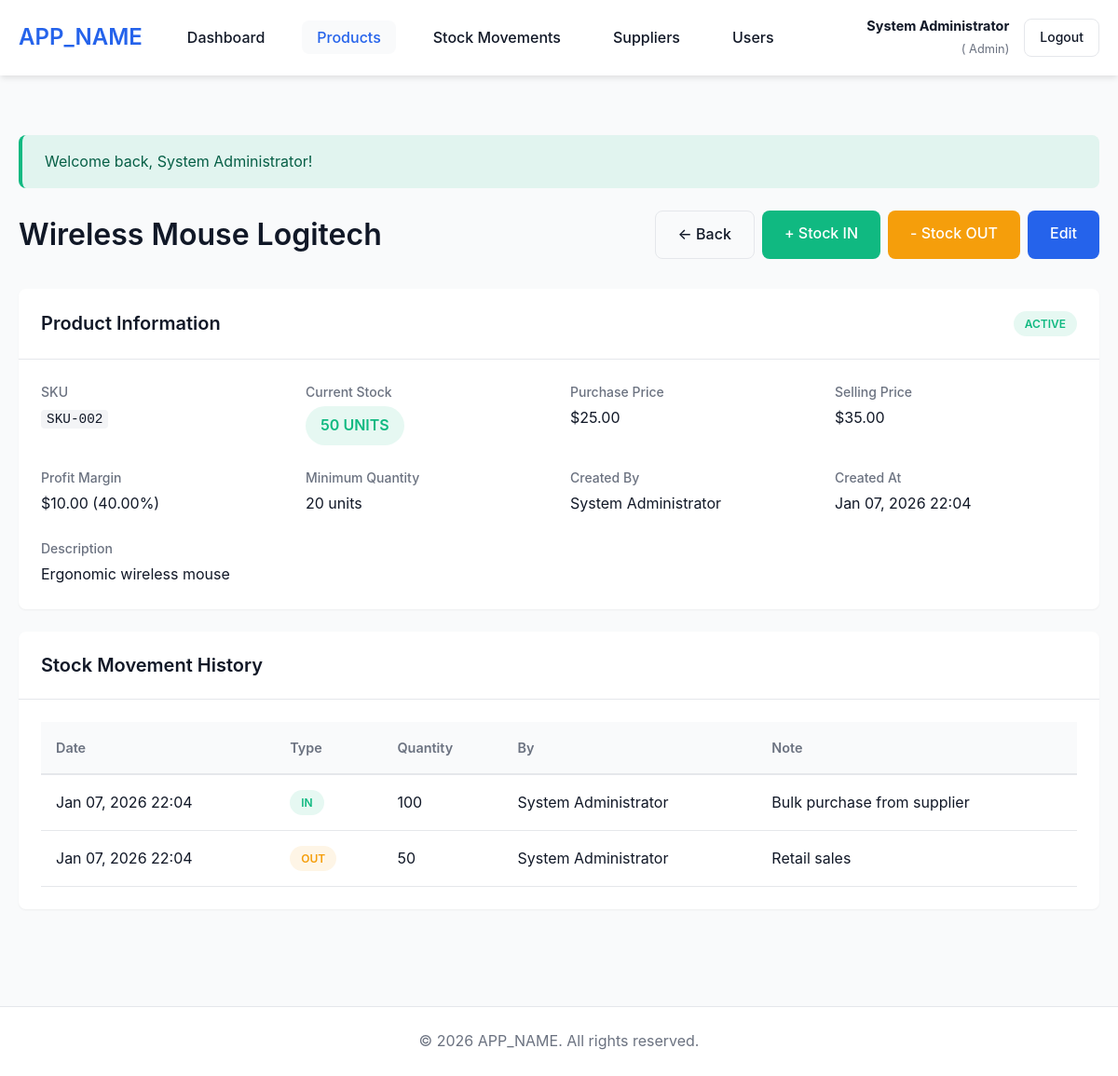
/index.php?page=products&action=view&id=2 (signed in), run on the app's committed database.
### tables this page shows
CREATE TABLE `products` (
  `id` int(10) UNSIGNED NOT NULL,
  `sku` varchar(50) NOT NULL,
  `name` varchar(200) NOT NULL,
  `description` text DEFAULT NULL,
  `purchase_price` decimal(10,2) NOT NULL DEFAULT 0.00,
  `selling_price` decimal(10,2) NOT NULL DEFAULT 0.00,
  `quantity` int(11) NOT NULL DEFAULT 0,
  `minimum_quantity` int(11) NOT NULL DEFAULT 10,
  `is_active` tinyint(1) NOT NULL DEFAULT 1,
  `supplier_id` int(10) UNSIGNED DEFAULT NULL,
  `created_by` int(10) UNSIGNED DEFAULT NULL,
  `created_at` timestamp NOT NULL DEFAULT current_timestamp(),
  `updated_at` timestamp NOT NULL DEFAULT current_timestamp() ON UPDATE current_timestamp()
);

CREATE TABLE `users` (
  `id` int(10) UNSIGNED NOT NULL,
  `username` varchar(50) NOT NULL,
  `email` varchar(100) NOT NULL,
  `password` varchar(255) NOT NULL,
  `full_name` varchar(100) NOT NULL,
  `role` enum('admin','staff','viewer') NOT NULL DEFAULT 'viewer',
  `is_active` tinyint(1) NOT NULL DEFAULT 1,
  `created_at` timestamp NOT NULL DEFAULT current_timestamp(),
  `updated_at` timestamp NOT NULL DEFAULT current_timestamp() ON UPDATE current_timestamp()
);

CREATE TABLE `stock_movements` (
  `id` int(10) UNSIGNED NOT NULL,
  `product_id` int(10) UNSIGNED NOT NULL,
  `movement_type` enum('IN','OUT') NOT NULL,
  `quantity` int(11) NOT NULL,
  `note` text DEFAULT NULL,
  `created_by` int(10) UNSIGNED DEFAULT NULL,
  `created_at` timestamp NOT NULL DEFAULT current_timestamp()
);

### controllers/ProductController.php (called while the page is built, shortened)
<?php
require_once __DIR__ . '/../models/Product.php';
require_once __DIR__ . '/../models/StockMovement.php';
require_once __DIR__ . '/../includes/helpers.php';
class ProductController
{
    private $productModel;
    private $stockMovementModel;
    public function __construct()
    {
        $this->productModel = new Product();
        $this->stockMovementModel = new StockMovement();
    }
    public function view()
    {
        $id = isset($_GET['id']) ? (int) $_GET['id'] : 0;
        $product = $this->productModel->getById($id);
        $movements = $this->stockMovementModel->getByProduct($id, 50);
        require_once __DIR__ . '/../views/products/view.php';
    }
}

### config/Database.php (called while the page is built, shortened)
<?php
class Database
{
    private static $instance = null;
    private $connection;
    private function __construct()
    {
        try {
            $dsn = "mysql:host=" . DB_HOST . ";dbname=" . DB_NAME . ";charset=" . DB_CHARSET;
            $options = [
                PDO::ATTR_ERRMODE => PDO::ERRMODE_EXCEPTION,
                PDO::ATTR_DEFAULT_FETCH_MODE => PDO::FETCH_ASSOC,
                PDO::ATTR_EMULATE_PREPARES => false,
                PDO::MYSQL_ATTR_INIT_COMMAND => "SET NAMES " . DB_CHARSET
            ];
            $this->connection = new PDO($dsn, DB_USER, DB_PASS, $options);
        } catch (PDOException $e) {
            error_log("Database Connection Error: " . $e->getMessage());
            die("Database connection failed. Please check your configuration.");
        }
    }
    public static function getInstance()
    {
        if (self::$instance === null) {
            self::$instance = new self();
        }
        return self::$instance;
    }
    public function getConnection()
    {
        return $this->connection;
    }
}

### models/Product.php (called while the page is built, shortened)
<?php
require_once __DIR__ . '/../config/Database.php';
class Product
{
    private $db;
    public function __construct()
    {
        $this->db = Database::getInstance()->getConnection();
    }
    public function getById($id)
    {
        $sql = "SELECT p.*, u.full_name as created_by_name, s.name as supplier_name
                FROM products p
                LEFT JOIN users u ON p.created_by = u.id
                LEFT JOIN suppliers s ON p.supplier_id = s.id
                WHERE p.id = :id";
        $stmt = $this->db->prepare($sql);
        $stmt->execute(['id' => $id]);
        return $stmt->fetch();
    }
}

### includes/helpers.php (called while the page is built, shortened)
<?php
function formatCurrency($amount, $currency = '$')
{
    return $currency . number_format($amount, 2);
}
function formatDate($date, $format = 'Y-m-d H:i:s')
{
    return date($format, strtotime($date));
}
function isLowStock($quantity, $minimum_quantity)
{
    return $quantity <= $minimum_quantity;
}
function isLoggedIn()
{
    return isset($_SESSION['user_id']);
}
function getCurrentUserRole()
{
    return $_SESSION['user_role'] ?? null;
}
function hasRole($roles)
{
    $userRole = getCurrentUserRole();
    if (is_array($roles)) {
        return in_array($userRole, $roles);
    }
    return $userRole === $roles;
}

### models/StockMovement.php (called while the page is built, shortened)
<?php
require_once __DIR__ . '/../config/Database.php';
class StockMovement
{
    private $db;
    public function __construct()
    {
        $this->db = Database::getInstance()->getConnection();
    }
    public function getByProduct($productId, $limit = 50)
    {
        $sql = "SELECT sm.*, u.full_name as created_by_name
                FROM stock_movements sm
                LEFT JOIN users u ON sm.created_by = u.id
                WHERE sm.product_id = :product_id
                ORDER BY sm.created_at DESC
                LIMIT :limit";
        $stmt = $this->db->prepare($sql);
        $stmt->bindValue(':product_id', $productId, PDO::PARAM_INT);
        $stmt->bindValue(':limit', $limit, PDO::PARAM_INT);
        $stmt->execute();
        return $stmt->fetchAll();
    }
}

### views/products/view.php (the view, shortened to what this page needs)
<?php
require_once __DIR__ . '/../../includes/header.php';
?>
<div class="container">
    <div class="page-header">
        <h1>
            <?php echo htmlspecialchars($product['name']); ?>
        </h1>
        <div class="page-actions">
            <a href="index.php?page=products" class="btn btn-outline">← Back</a>
            <?php if (hasRole(['admin', 'staff'])): ?>
                <a href="index.php?page=stock&action=in" class="btn btn-success">+ Stock IN</a>
                <a href="index.php?page=stock&action=out" class="btn btn-warning">- Stock OUT</a>
            <?php endif; ?>
            <?php if (hasRole('admin')): ?>
                <a href="index.php?page=products&action=edit&id=<?php echo $product['id']; ?>"
                    class="btn btn-primary">Edit</a>
            <?php endif; ?>
        </div>
    </div>
    <div class="card">
        <div class="card-header">
            <h2>Product Information</h2>
            <span class="badge <?php echo $product['is_active'] ? 'badge-success' : 'badge-secondary'; ?>">
                <?php echo $product['is_active'] ? 'Active' : 'Inactive'; ?>
            </span>
        </div>
        <div class="card-body">
            <div class="detail-grid">
                <div class="detail-item">
                    <label>SKU</label>
                    <p><code><?php echo htmlspecialchars($product['sku']); ?></code></p>
                </div>
                <div class="detail-item">
                    <label>Current Stock</label>
                    <p>
                        <span
                            class="badge badge-lg <?php echo isLowStock($product['quantity'], $product['minimum_quantity']) ? 'badge-danger' : 'badge-success'; ?>">
                            <?php echo number_format($product['quantity']); ?> units
                        </span>
                    </p>
                </div>
                <div class="detail-item">
                    <label>Purchase Price</label>
                    <p>
                        <?php echo formatCurrency($product['purchase_price']); ?>
                    </p>
                </div>
                <div class="detail-item">
                    <label>Selling Price</label>
                    <p>
                        <?php echo formatCurrency($product['selling_price']); ?>
                    </p>
                </div>
                <div class="detail-item">
                    <label>Profit Margin</label>
                    <p>
                        <?php
                        $margin = $product['selling_price'] - $product['purchase_price'];
                        $marginPercent = $product['purchase_price'] > 0 ? ($margin / $product['purchase_price']) * 100 : 0;
                        echo formatCurrency($margin) . ' (' . number_format($marginPercent, 2) . '%)';
                        ?>
                    </p>
                </div>
                <div class="detail-item">
                    <label>Minimum Quantity</label>
                    <p>
                        <?php echo number_format($product['minimum_quantity']); ?> units
                    </p>
                </div>
                <div class="detail-item">
                    <label>Created By</label>
                    <p>
                        <?php echo htmlspecialchars($product['created_by_name'] ?? 'N/A'); ?>
                    </p>
                </div>
                <div class="detail-item">
                    <label>Created At</label>
                    <p>
                        <?php echo formatDate($product['created_at'], 'M d, Y H:i'); ?>
                    </p>
                </div>
            </div>
            <?php if ($product['description']): ?>
                <div class="detail-item">
                    <label>Description</label>
                    <p>
                        <?php echo nl2br(htmlspecialchars($product['description'])); ?>
                    </p>
                </div>
            <?php endif; ?>
        </div>
    </div>
    <div class="card">
        <div class="card-header">
            <h2>Stock Movement History</h2>
        </div>
        <div class="card-body">
            <?php if (!empty($movements)): ?>
                <div class="table-responsive">
                    <table class="table">
                        <thead>
                            <tr>
                                <th>Date</th>
                                <th>Type</th>
                                <th>Quantity</th>
                                <th>By</th>
                                <th>Note</th>
                            </tr>
                        </thead>
                        <tbody>
                            <?php foreach ($movements as $movement): ?>
                                <tr>
                                    <td>
                                        <?php echo formatDate($movement['created_at'], 'M d, Y H:i'); ?>
                                    </td>
                                    <td>
                                        <span
                                            class="badge badge-<?php echo $movement['movement_type'] === 'IN' ? 'success' : 'warning'; ?>">
                                            <?php echo $movement['movement_type']; ?>
                                        </span>
                                    </td>
                                    <td>
                                        <?php echo number_format($movement['quantity']); ?>
                                    </td>
                                    <td>
                                        <?php echo htmlspecialchars($movement['created_by_name'] ?? 'N/A'); ?>
                                    </td>
                                    <td>
                                        <?php echo htmlspecialchars($movement['note'] ?? '-'); ?>
                                    </td>
                                </tr>
                            <?php endforeach; ?>
                        </tbody>
                    </table>
                </div>
            <?php else: ?>
                <p class="text-muted">No stock movements recorded yet.</p>
            <?php endif; ?>
        </div>
    </div>
</div>
<?php require_once __DIR__ . '/../../includes/footer.php'; ?>

### assets/css/style.css (style rules this page uses)
:root { --primary-color: #2563eb; --primary-dark: #1e40af; --success-color: #10b981; --warning-color: #f59e0b; --danger-color: #ef4444; --info-color: #3b82f6; --secondary-color: #6b7280; --bg-color: #f9fafb; --card-bg: #ffffff; --text-color: #111827; --text-muted: #6b7280; --border-color: #e5e7eb; --shadow-sm: 0 1px 2px 0 rgba(0, 0, 0, 0.05); --shadow-md: 0 4px 6px -1px rgba(0, 0, 0, 0.1); --shadow-lg: 0 10px 15px -3px rgba(0, 0, 0, 0.1); --border-radius: 8px; --transition: all 0.3s ease; }
* { margin: 0; padding: 0; box-sizing: border-box; }
body { font-family: -apple-system, BlinkMacSystemFont, 'Segoe UI', Roboto, 'Helvetica Neue', Arial, sans-serif; font-size: 16px; line-height: 1.6; color: var(--text-color); background-color: var(--bg-color); }
h1, h2, h3, h4, h5, h6 { font-weight: 600; line-height: 1.2; margin-bottom: 1rem; }
h1 { font-size: 2rem; }
h2 { font-size: 1.5rem; }
a { color: var(--primary-color); text-decoration: none; transition: var(--transition); }
code { background-color: #f3f4f6; padding: 2px 6px; border-radius: 4px; font-family: 'Courier New', monospace; font-size: 0.9em; }
.container { max-width: 1200px; margin: 0 auto; padding: 0 20px; }
.page-header { display: flex; justify-content: space-between; align-items: center; margin-bottom: 2rem; flex-wrap: wrap; gap: 1rem; }
.page-header h1 { margin: 0; }
.page-actions { display: flex; gap: 0.5rem; flex-wrap: wrap; }
.card { background-color: var(--card-bg); border-radius: var(--border-radius); box-shadow: var(--shadow-sm); margin-bottom: 1.5rem; overflow: hidden; }
.card-header { padding: 1.5rem; border-bottom: 1px solid var(--border-color); display: flex; justify-content: space-between; align-items: center; }
.card-header h2 { margin: 0; font-size: 1.25rem; }
.card-body { padding: 1.5rem; }
.table-responsive { overflow-x: auto; }
.table { width: 100%; border-collapse: collapse; }
.table thead { background-color: var(--bg-color); }
.table th { padding: 1rem; text-align: left; font-weight: 600; font-size: 0.9rem; color: var(--text-muted); border-bottom: 2px solid var(--border-color); }
.table td { padding: 1rem; border-bottom: 1px solid var(--border-color); }
.btn { display: inline-block; padding: 0.75rem 1.5rem; border: none; border-radius: var(--border-radius); font-size: 1rem; font-weight: 500; text-align: center; cursor: pointer; transition: var(--transition); text-decoration: none; }
.btn-primary { background-color: var(--primary-color); color: white; }
.btn-success { background-color: var(--success-color); color: white; }
.btn-warning { background-color: var(--warning-color); color: white; }
.btn-outline { background-color: transparent; border: 1px solid var(--border-color); color: var(--text-color); }
.badge { display: inline-block; padding: 0.25rem 0.75rem; border-radius: 9999px; font-size: 0.75rem; font-weight: 600; text-transform: uppercase; }
.badge-lg { padding: 0.5rem 1rem; font-size: 1rem; }
.badge-success { background-color: rgba(16, 185, 129, 0.1); color: var(--success-color); }
.badge-warning { background-color: rgba(245, 158, 11, 0.1); color: var(--warning-color); }
.detail-grid { display: grid; grid-template-columns: repeat(auto-fit, minmax(250px, 1fr)); gap: 1.5rem; margin-bottom: 1.5rem; }
.detail-item label { display: block; font-size: 0.875rem; color: var(--text-muted); margin-bottom: 0.25rem; font-weight: 500; }
.detail-item p { font-size: 1rem; color: var(--text-color); margin: 0; }

### data on the page
products: name "Wireless Mouse Logitech", sku "SKU-002", quantity "50", purchase_price "$25.00", selling_price "$35.00", formatCurrency($margin) "$10.00", marginPercent "40.00", minimum_quantity "20", created_by.full_name "System Administrator", created_at "Jan 07, 2026 22:04", description "Ergonomic wireless mouse"
stock_movements: created_at "Jan 07, 2026 22:04", movement_type "IN", quantity "100", created_by.full_name "System Administrator", note "Bulk purchase from supplier"
stock_movements: created_at "Jan 07, 2026 22:04", movement_type "OUT", quantity "50", created_by.full_name "System Administrator", note "Retail sales"

### other printed values
APP_NAME "APP_NAME"
$_SESSION['full_name'] "System Administrator"
$_SESSION['user_role'] "Admin"
$flashMessage['message'] "Welcome back, System Administrator!"
